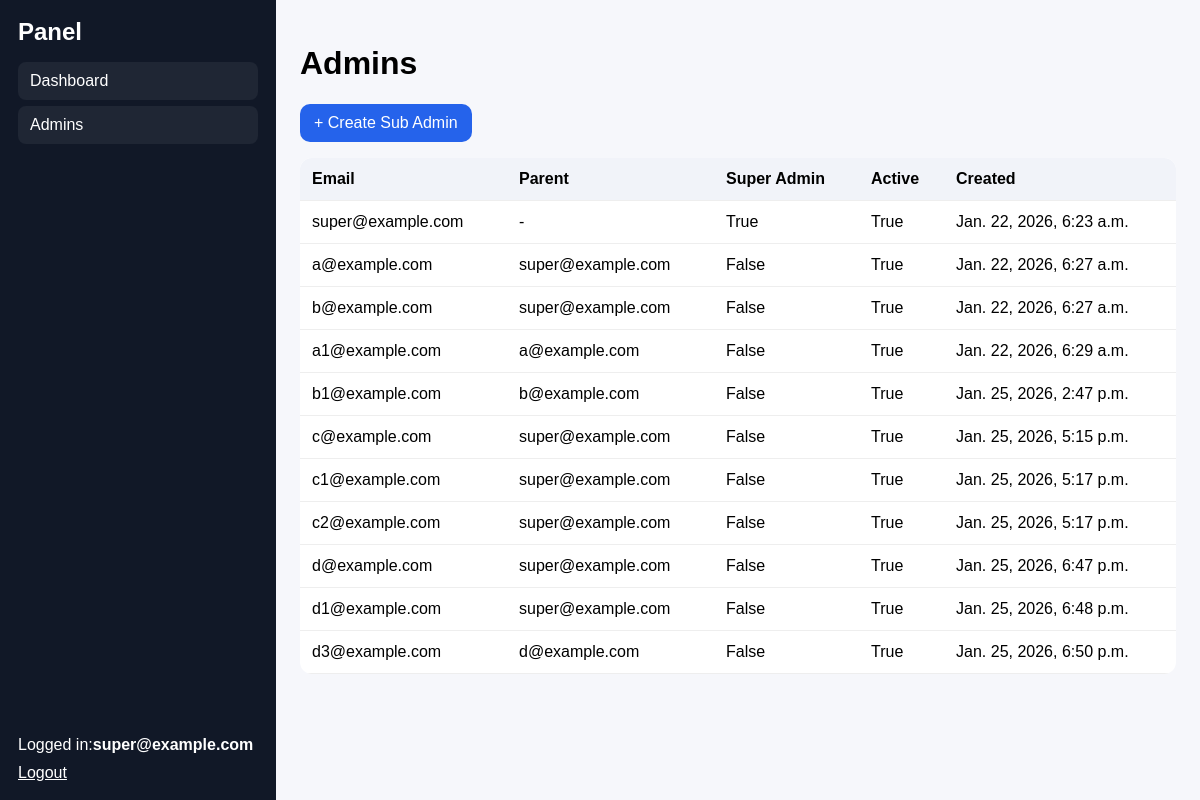
The app's page /panel/admins/ (signed in) with its own data.
### accounts/models.py (models this page shows, shortened)
class AdminUser(AbstractBaseUser, PermissionsMixin):
    email = models.EmailField(unique=True)
    parent = models.ForeignKey(
        "self",
        null=True,
        blank=True,
        on_delete=models.SET_NULL,
        related_name="children",
    )
    is_super_admin = models.BooleanField(default=False)
    is_active = models.BooleanField(default=True)
    is_staff = models.BooleanField(default=False)
    roles=models.ManyToManyField("Role",blank=True,related_name="admins")
    created_at = models.DateTimeField(auto_now_add=True)
    updated_at = models.DateTimeField(auto_now=True)
    objects = AdminUserManager()
    USERNAME_FIELD = "email"
    REQUIRED_FIELDS = []

### panel/views.py (the view)
# urls.py: path("admins/", views.admin_list, name="panel_admin_list"),
@login_required
@permission_required_code("admins.view")
def admin_list(request):
    user=request.user
    if user.is_super_admin:
        admins= AdminUser.objects.all().order_by("created_at")
    else:
        all_admins= AdminUser.objects.all().order_by("created_at")
        admins=[a for a in all_admins if user.can_manage(a)]
    return render(request,"panel/admin_list.html",{"admins":admins})

### templates/panel/admin_list.html (shortened to what this page needs)
{% extends "panel/base.html" %}
{% load perms %}
{% block content %}
  <h1>Admins</h1>
  {% if request.user.is_super_admin or request.user|has_perm_code:"admins.view" %}
    <p><a class="btn" href="{% url 'panel_admin_create' %}">+ Create Sub Admin</a></p>
  {% endif %}
  <table class="table">
    <thead>
      <tr>
        <th>Email</th>
        <th>Parent</th>
        <th>Super Admin</th>
        <th>Active</th>
        <th>Created</th>
      </tr>
    </thead>
    <tbody>
      {% for a in admins %}
        <tr>
          <td>{{ a.email }}</td>
          <td>{% if a.parent %}{{ a.parent.email }}{% else %}-{% endif %}</td>
          <td>{{ a.is_super_admin }}</td>
          <td>{{ a.is_active }}</td>
          <td>{{ a.created_at }}</td>
        </tr>
      {% empty %}
        <tr><td colspan="5">No admins found.</td></tr>
      {% endfor %}
    </tbody>
  </table>
{% endblock %}

### templates/panel/base.html (shortened to what this page needs)
<!DOCTYPE html>
<html lang="en">
<head>
    {% load static %}
    {% load perms %}
    <link rel="stylesheet" href="/static/css/admin.css">
</head>
<body>
    <div class="layout">
        <aside class="sidebar">
            <h2 class="brand">Panel</h2>
            <nav class="menu">
                <a href="{% url 'panel_dashboard'%}">Dashboard</a>
                 {% if request.user.is_super_admin or request.user|has_perm_code:"admins.view" %}
                    <a href="{% url 'panel_admin_list'%}">Admins</a>
                 {% endif %}
            </nav>
            <div class="sidebar-footer">
                <div class="user">
                    Logged in:<strong>{{request.user.email}}</strong>
                    </div>
                    <a class="logout" href="{% url 'panel_logout'%}">Logout</a>
            </div>
    </aside>
    <main class="content">
        {% block content%}{% endblock %}
    </main>
    </div>
</body>
</html>

### static/css/admin.css (style rules this page uses)
body { font-family: Arial, sans-serif; margin: 0; background: #f6f7fb; }
.layout { display: flex; min-height: 100vh; }
.sidebar { width: 240px; background: #111827; color: #fff; padding: 18px; display: flex; flex-direction: column; }
.brand { margin: 0 0 16px 0; }
.menu a { display: block; padding: 10px 12px; margin-bottom: 6px; color: #fff; text-decoration: none; border-radius: 8px; background: rgba(255,255,255,0.06); }
.sidebar-footer { margin-top: auto; }
.logout { display: inline-block; margin-top: 10px; color: #fff; }
.content { flex: 1; padding: 24px; }
.table { width: 100%; border-collapse: collapse; background: #fff; border-radius: 12px; overflow: hidden; }
.table th, .table td { padding: 12px; border-bottom: 1px solid #eee; text-align: left; }
.table th { background: #f1f3f9; }
.btn { display: inline-block; padding: 10px 14px; border-radius: 10px; background: #2563eb; color: #fff; text-decoration: none; border: none; }

### records on screen
AdminUser: user.email "super@example.com", email "super@example.com", is_super_admin "True", is_active "True", created_at "Jan. 22, 2026, 6:23 a.m."
AdminUser: email "a@example.com", parent.email "super@example.com", is_super_admin "False", is_active "True", created_at "Jan. 22, 2026, 6:27 a.m."
AdminUser: email "b@example.com", parent.email "super@example.com", is_super_admin "False", is_active "True", created_at "Jan. 22, 2026, 6:27 a.m."
AdminUser: email "a1@example.com", parent.email "a@example.com", is_super_admin "False", is_active "True", created_at "Jan. 22, 2026, 6:29 a.m."
AdminUser: email "b1@example.com", parent.email "b@example.com", is_super_admin "False", is_active "True", created_at "Jan. 25, 2026, 2:47 p.m."
AdminUser: email "c@example.com", parent.email "super@example.com", is_super_admin "False", is_active "True", created_at "Jan. 25, 2026, 5:15 p.m."
AdminUser: email "c1@example.com", parent.email "super@example.com", is_super_admin "False", is_active "True", created_at "Jan. 25, 2026, 5:17 p.m."
AdminUser: email "c2@example.com", parent.email "super@example.com", is_super_admin "False", is_active "True", created_at "Jan. 25, 2026, 5:17 p.m."
AdminUser: email "d@example.com", parent.email "super@example.com", is_super_admin "False", is_active "True", created_at "Jan. 25, 2026, 6:47 p.m."
AdminUser: email "d1@example.com", parent.email "super@example.com", is_super_admin "False", is_active "True", created_at "Jan. 25, 2026, 6:48 p.m."
AdminUser: email "d3@example.com", parent.email "d@example.com", is_super_admin "False", is_active "True", created_at "Jan. 25, 2026, 6:50 p.m."
